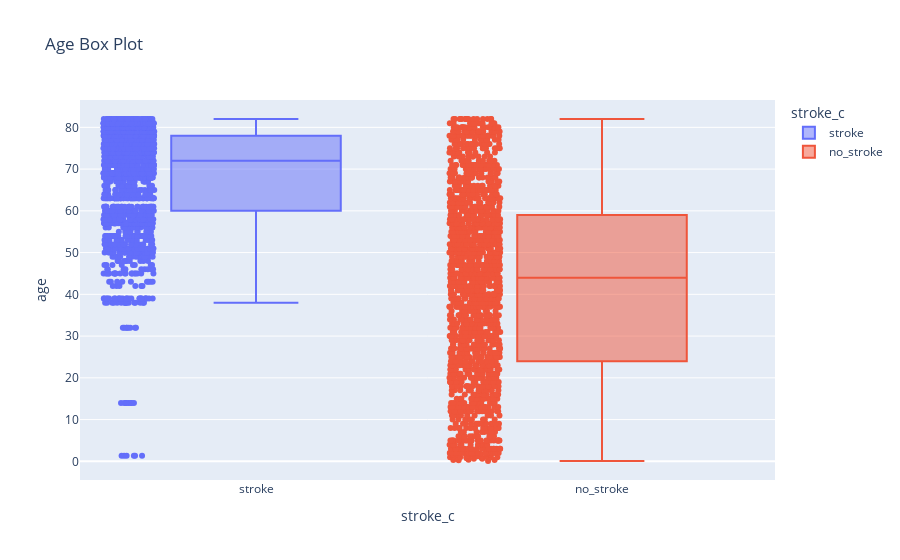

Source (notebook cell):
### Code cell
fig = px.box(data_balanced, x='stroke_c', y='age', color='stroke_c', 
                 title='Age Box Plot', points='all')
fig

### Figure 1 — Plotly figure (JSON) as saved in the notebook; plotly's stock layout.template omitted (floating-point values rounded to 4 significant figures; data arrays with more than 128 entries replaced by an {"elided": "..."} marker saying what was removed)
{"data": [{"alignmentgroup": "True", "boxpoints": "all", "hovertemplate": "stroke_c=%{x}<br>age=%{y}<extra></extra>", "legendgroup": "stroke", "marker": {"color": "#636efa"}, "name": "stroke", "notched": false, "offsetgroup": "stroke", "orientation": "v", "showlegend": true, "type": "box", "x": {"elided": "1750 str values"}, "x0": " ", "xaxis": "x", "y": {"elided": "1750 float values"}, "y0": " ", "yaxis": "y"}, {"alignmentgroup": "True", "boxpoints": "all", "hovertemplate": "stroke_c=%{x}<br>age=%{y}<extra></extra>", "legendgroup": "no_stroke", "marker": {"color": "#EF553B"}, "name": "no_stroke", "notched": false, "offsetgroup": "no_stroke", "orientation": "v", "showlegend": true, "type": "box", "x": {"elided": "1750 str values"}, "x0": " ", "xaxis": "x", "y": {"elided": "1750 float values"}, "y0": " ", "yaxis": "y"}], "layout": {"boxmode": "overlay", "legend": {"title": {"text": "stroke_c"}, "tracegroupgap": 0}, "title": {"text": "Age Box Plot"}, "xaxis": {"anchor": "y", "categoryarray": ["stroke", "no_stroke"], "categoryorder": "array", "domain": [0, 1], "title": {"text": "stroke_c"}}, "yaxis": {"anchor": "x", "domain": [0, 1], "title": {"text": "age"}}}}
